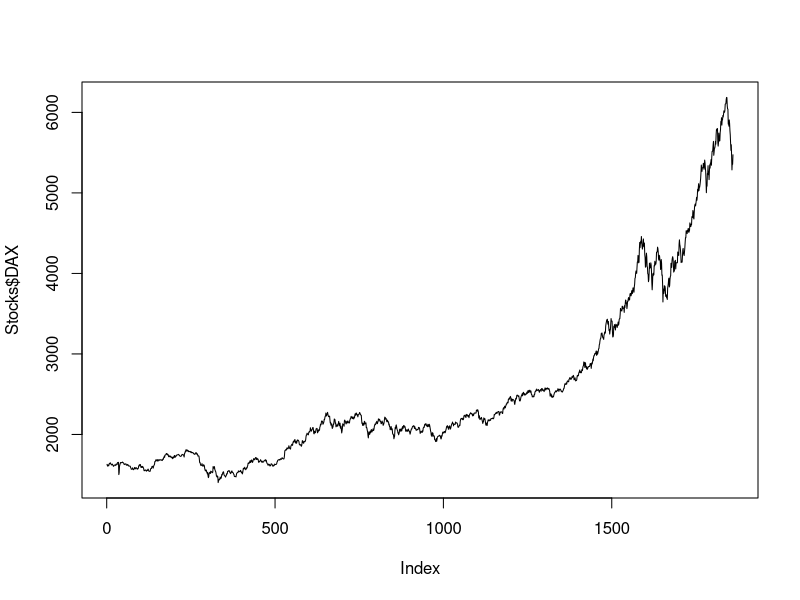

The R source for this figure:
## ---- chunk 1
knitr::opts_chunk$set(echo = TRUE)
## ---- chunk 2
#install.packages("Hmisc")
#install.packages("ggplot2")
## ---- chunk 3
library(Hmisc)
library(ggplot2)
## ---- chunk 4
numeric_vector <- c(1:3)
character_vector <- c("a","b","c")
logical_vector <- c(TRUE, FALSE, TRUE)
combined_df <- data.frame(numeric_vector, character_vector, logical_vector, stringsAsFactors = FALSE)
combined_df
## ---- chunk 5
data()
#?EuStockMarkets
## ---- chunk 6
Stocks <- as.data.frame(EuStockMarkets)
## ---- chunk 7
summary(Stocks)
sd(Stocks$DAX)
sd(Stocks$SMI)
sd(Stocks$CAC)
sd(Stocks$FTSE)
#describe(Stocks)
## ---- chunk 8
plot(Stocks$DAX, type = "l")
## ---- chunk 9
swiss <- as.data.frame(swiss)
## ---- chunk 10
summary(swiss)
View(swiss)
## ---- chunk 11
swiss$HighEductaion <- NA
swiss$HighEductaion[swiss$Education<12] <- 0
swiss$HighEductaion[swiss$Education>=12] <- 1
# Check if it worked out
table(swiss$HighEductaion, swiss$Education)
## ---- chunk 12
names(swiss)
# column names
colnames(swiss)[colnames(swiss)=="HighEductaion"] <- "HighEducation"
names(swiss)

# row names/values
swiss$HighEducation
swiss[1,7] <- "High-level Education"
swiss$HighEducation # Have you noticed anything else?

# This is tedious and very error prone. Another method:
swiss$HighEducation[swiss$HighEducation==1] <- "High-level Education"
swiss$HighEducation
## ---- chunk 13
summary(swiss) # Agriculture seems non linear
# Find minimum
which.min(swiss$Agriculture)
# Observation 45
swiss[45,]
# Answer: V. De Geneve

# Search for character
which(grepl("High-level Education", swiss$HighEducation))
# Look at observations
swiss[c(5,10,12,14,18,19,23,29,38,39,41,42,45,46,47),]
# Tedious. Alternative:
HighLevel <- which(grepl("High-level Education", swiss$HighEducation))
swiss[HighLevel,]
## ---- chunk 14
# Only want to have a data set with the observations with High-Level Education
table(swiss$HighEducation) # 16 observations
Educated <- swiss[which(swiss$HighEducation=="High-level Education"),]
# Alternatively, we could use the subset function
Edu <- subset(swiss, HighEducation=="High-level Education")
# Drop variables
Edu$HighEducation <- NULL
summary(Edu)
# Drop observation (e.g. minimum Agriculture, i.e. observation 45)
swiss[45,]
small_swiss <- swiss[-45,]
which.min(small_swiss$Agriculture) # Observation 40
swiss[40,]
## ---- chunk 15
# Which variable does only have unique identifiers?
table(which(duplicated(swiss$Agriculture)))

# Divide into two sets
swiss_part1 <- swiss[,0:3]
swiss_part2 <- swiss[,c(2,4:7)]

names(swiss_part1)
names(swiss_part2)

# Merge by unique identifier
swiss_total <- merge(swiss_part1, swiss_part2, by="Agriculture")
